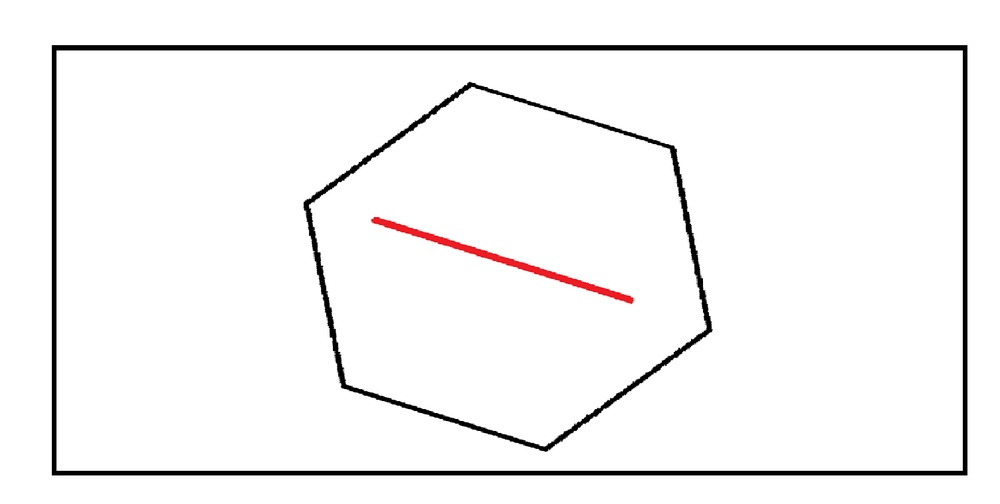
#> input picture first2.jpg, 1000 x 504 px, shrunk from 1505 x 759 before the run
$ python counters.py
#> lines starting #> are read from the running program, lines starting #| are printed output that depends on the picture; after the words box and inside, x2 and y2 are one past the last pixel; in counts of white or black regions, pixels touching at a corner belong together
#> further down, img is the input picture: shape (504, 1000, 3); mean B, G, R 244.6, 244.6, 245.3
# 轮廓提取
import cv2 as cv


# 转二进制图像
def ToBinray():
    global imgray, binary
    # 1、灰度图
    imgray = cv.cvtColor(img, cv.COLOR_BGR2GRAY)
    cv.imshow('imgray', imgray)

    # 2、二进制图像
    ret, binary = cv.threshold(imgray, 127, 255, 0)
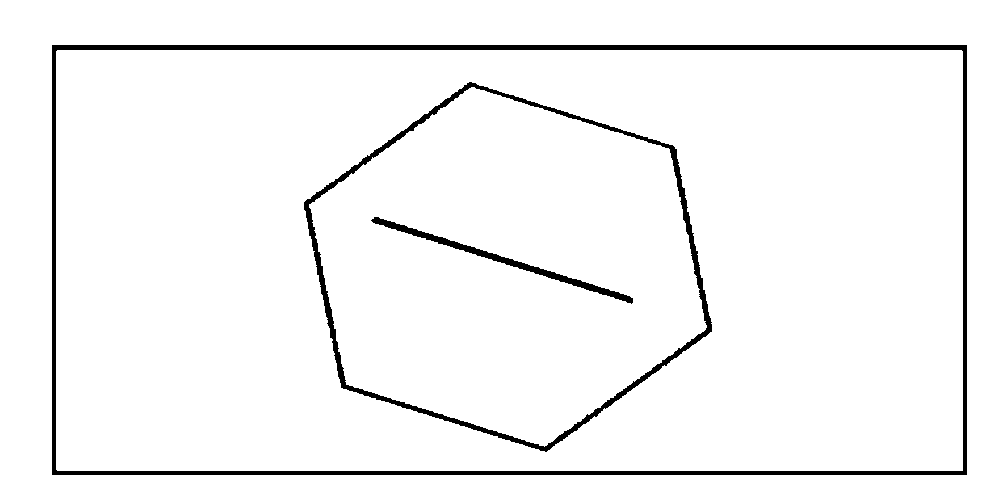
#> binary: shape (504, 1000); 96.2% white; 3 black regions
    # 阈值 二进制图像
    cv.imshow('binary', binary)


# 提取轮廓
def GetGontours():
    # 1、根据二值图找到轮廓
    contours, hierarchy = cv.findContours(binary, cv.RETR_TREE, cv.CHAIN_APPROX_NONE)
#> contours = 6 contours; box (x1, y1, x2, y2) and area: (0, 0, 1000, 504) 502497, (51, 44, 968, 476) 394794, (56, 50, 963, 471) 380518, (303, 81, 713, 453) 106866, (309, 87, 707, 447) 99851, (370, 216, 634, 305) 1970
    # 轮廓层级轮廓检索模式(推荐此)轮廓逼近方法
    # 2、画出轮廓
    dst = cv.drawContours(img, contours, -1, (0, 0, 255), 3)
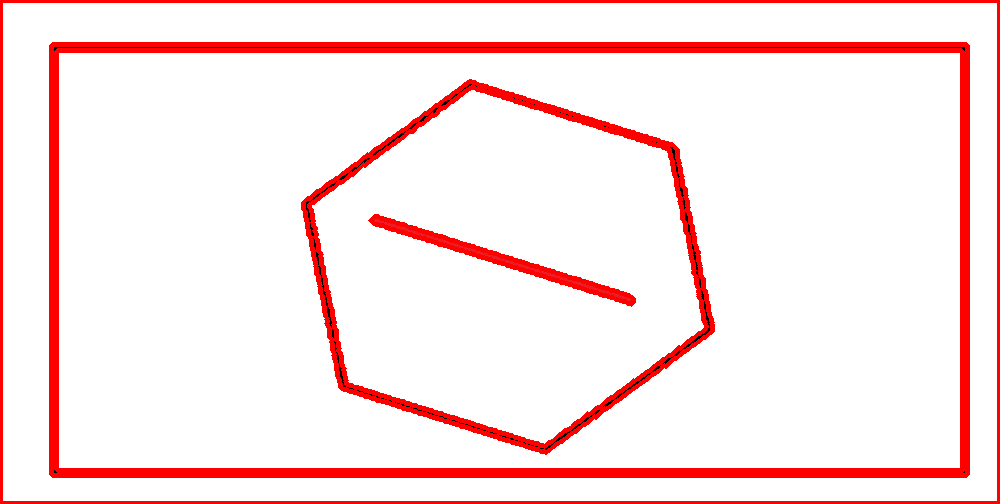
#> dst: shape (504, 1000, 3); mean B, G, R 228.5, 228.5, 253.8
    #   轮廓第几个(默认-1：所有)颜色线条厚度
    cv.imshow('dst', dst)


if __name__ == '__main__':
    img = cv.imread('first2.jpg')
    cv.imshow('img', img)
    ToBinray()  # 转二进制
    GetGontours()  # 提取轮廓
    cv.waitKey(0)

$ run again, with first1.jpg copied over first2.jpg
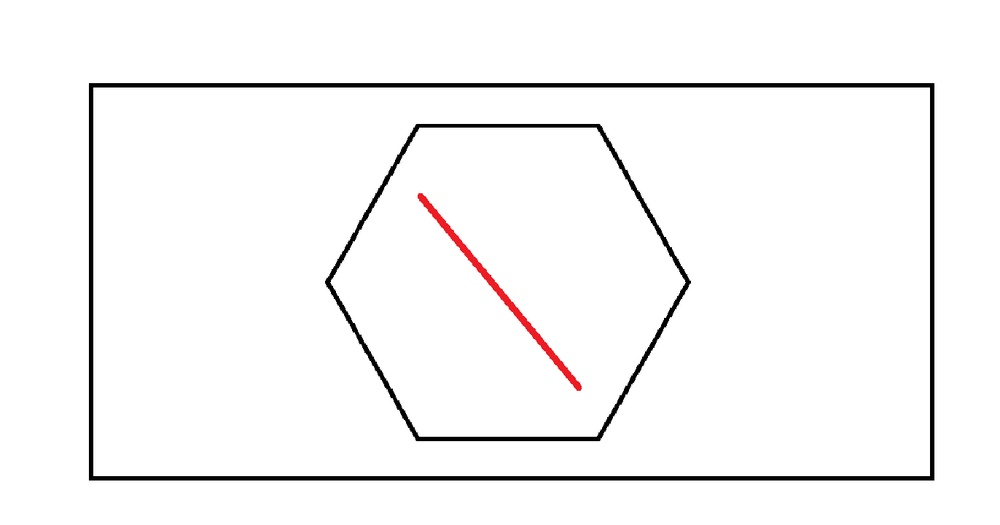
#> input picture first1.jpg, 1000 x 525 px, shrunk from 1372 x 720 before the run
#> img is the input picture: shape (525, 1000, 3); mean B, G, R 246.7, 246.7, 247.3
#> in ToBinray, `ret, binary = cv.threshold(imgray, 127, 255, 0)`:
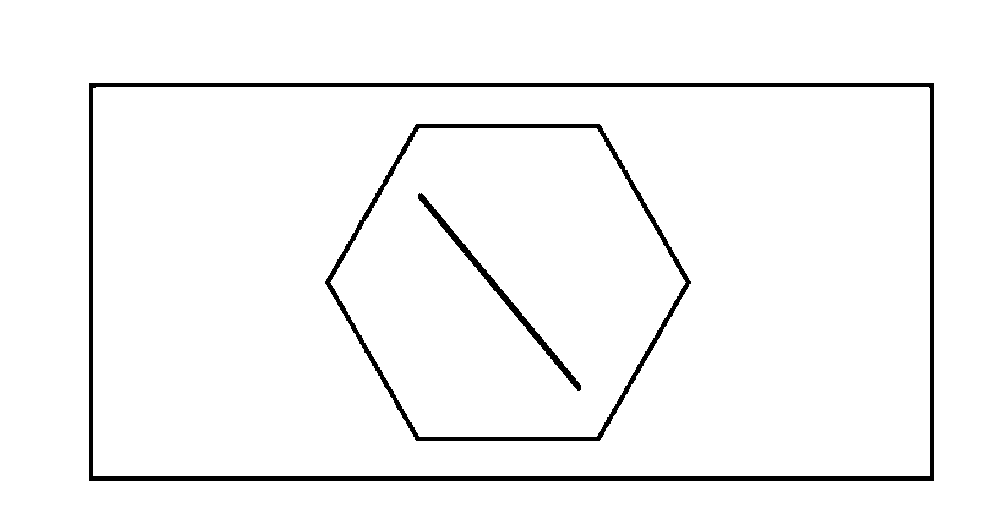
#> binary: shape (525, 1000); 96.7% white; 3 black regions
#> contours = 6 contours; box (x1, y1, x2, y2) and area: (0, 0, 1000, 525) 523476, (88, 82, 935, 482) 337552, (93, 87, 930, 476) 324365, (324, 123, 692, 442) 87656, (330, 128, 686, 437) 81823, (417, 192, 582, 392) 1794
#> in GetGontours, `dst = cv.drawContours(img, contours, -1, (0, 0, 255), 3)`:
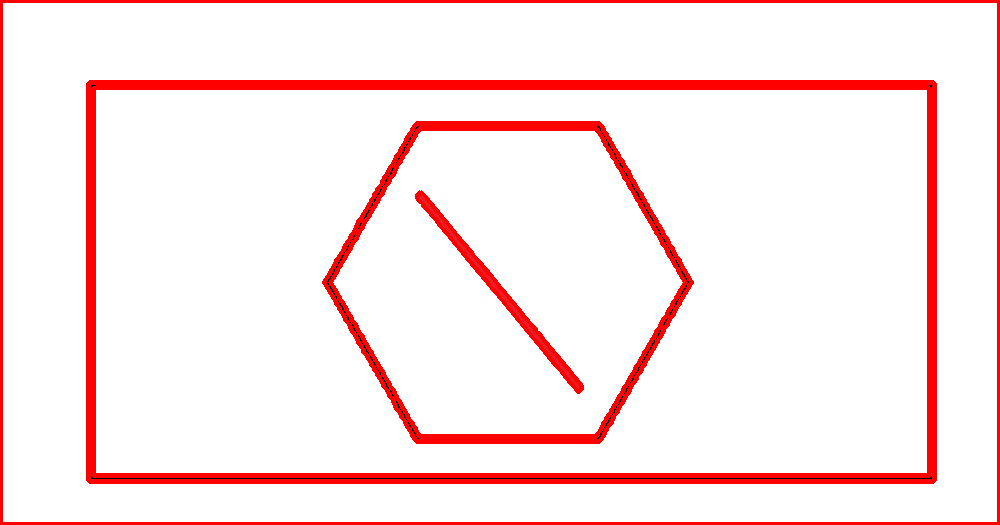
#> dst: shape (525, 1000, 3); mean B, G, R 231.6, 231.6, 254.2
